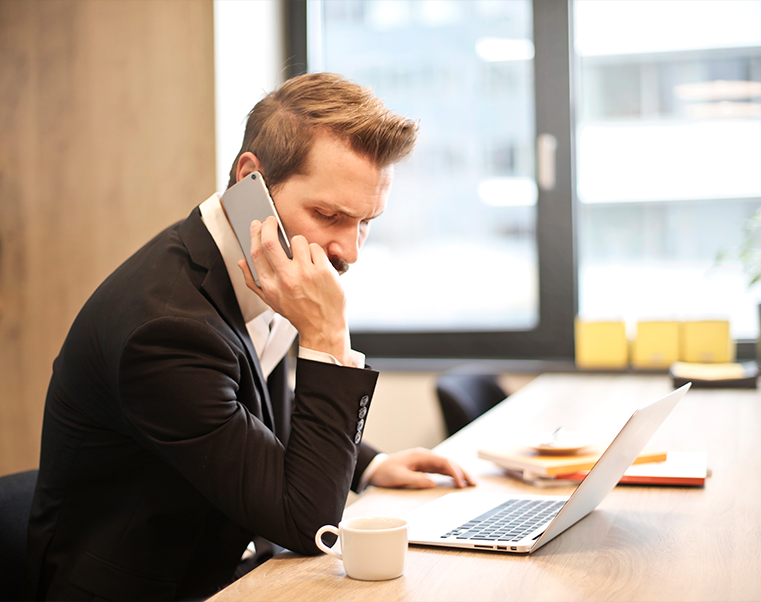
#> input picture team1.png, 761 x 602 px
$ python opencv6.py
#> lines starting #> are read from the running program, lines starting #| are printed output that depends on the picture
import cv2


#HUE = 0-180 , SETUARATION = 2-255 , VOLUME=0-255

img= cv2.imread("team1.png")
#> img is the input picture: shape (602, 761, 3); mean B, G, R 149, 161.5, 175.6

img_HSV= cv2.cvtColor(img, cv2.COLOR_BGR2HSV)
#> img_HSV: shape (602, 761, 3); mean H, S, V 30.5, 58.3, 178.5

cv2.imshow("hsv img", img_HSV)
cv2.imshow('hue chanel:', img_HSV[:,:,0])
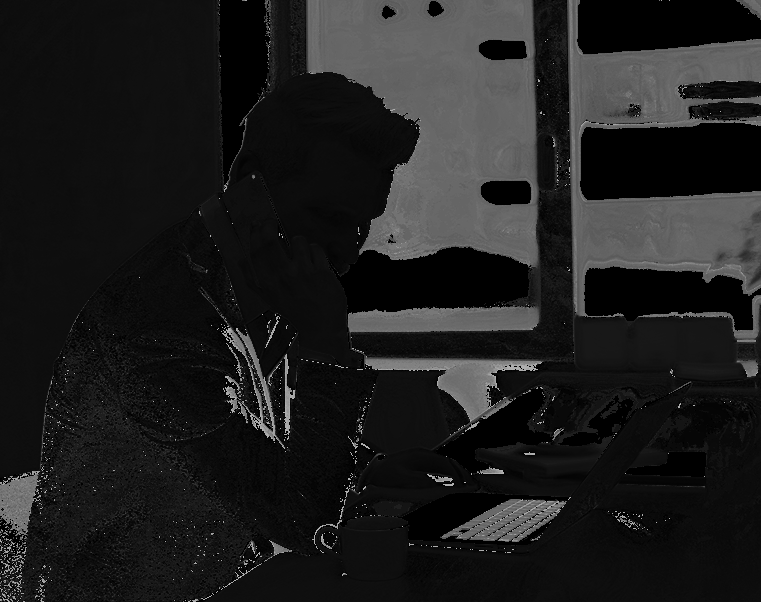
#> window 'hue chanel:': shape (602, 761); min 0, max 179, mean 30.5
cv2.imshow('saturationchanel:' ,img_HSV[:,:,1])
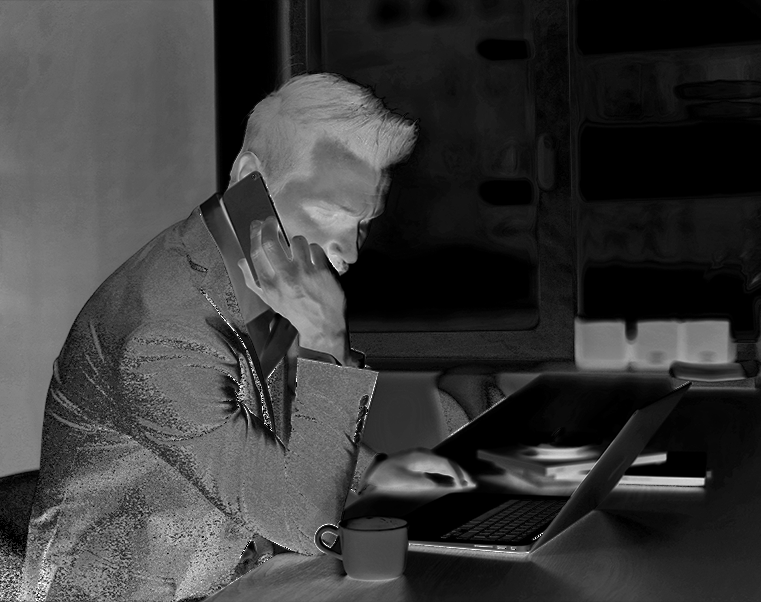
#> window 'saturationchanel:': shape (602, 761); min 0, max 255, mean 58.3
cv2.imshow(' volume chanel:',img_HSV[:,:,2])
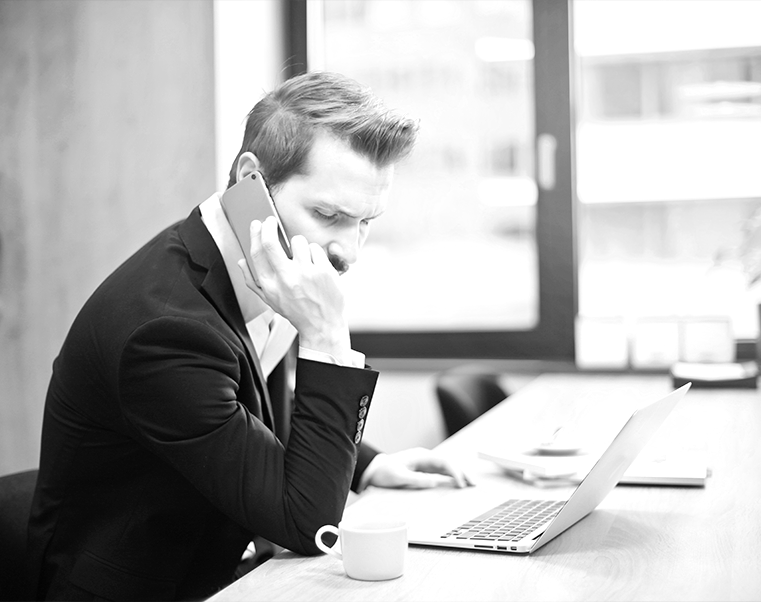
#> window ' volume chanel:': shape (602, 761); min 0, max 255, mean 178.5

cv2.waitKey(0)
cv2.destroyAllWindows()

$ run again, with f.jpg saved as team1.png
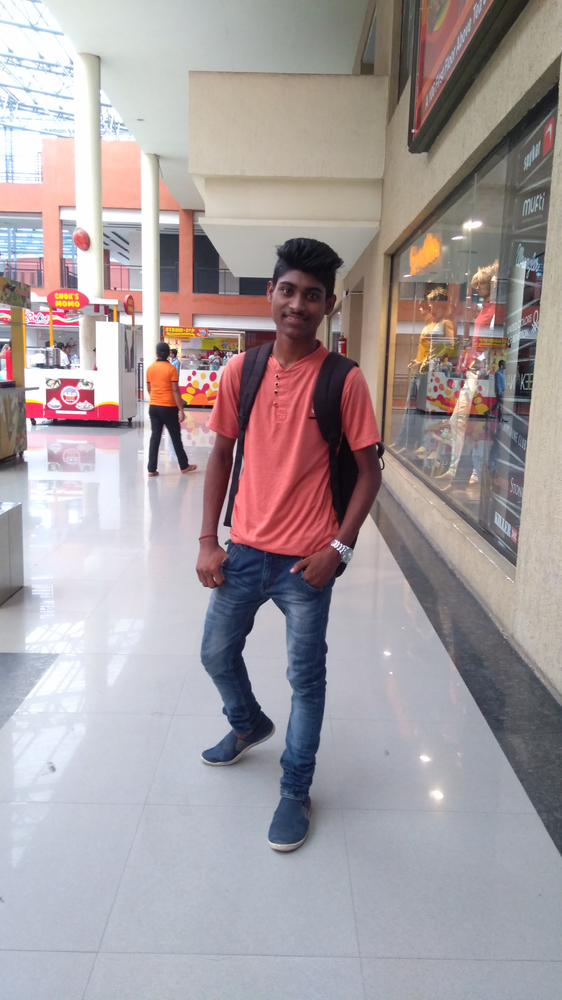
#> input picture f.jpg, 562 x 1000 px, shrunk from 2340 x 4160 before the run
#> img is the input picture: shape (1000, 562, 3); mean B, G, R 159, 156.6, 165.8
#> img_HSV: shape (1000, 562, 3); mean H, S, V 88.6, 40.5, 174.4
#> `cv2.imshow('saturationchanel:' ,img_HSV[:,:,1])`:
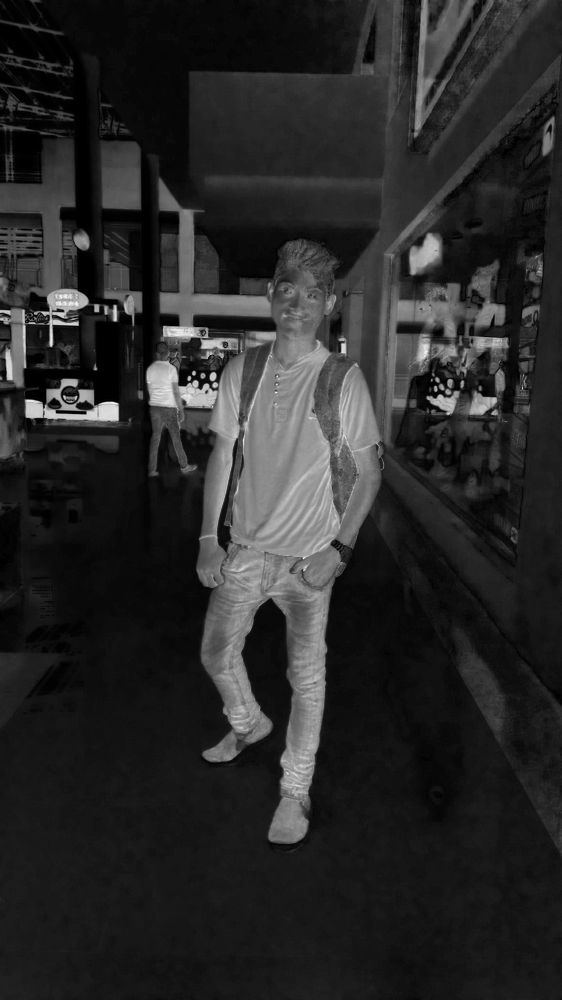
#> window 'saturationchanel:': shape (1000, 562); min 0, max 255, mean 40.5
#> `cv2.imshow(' volume chanel:',img_HSV[:,:,2])`:
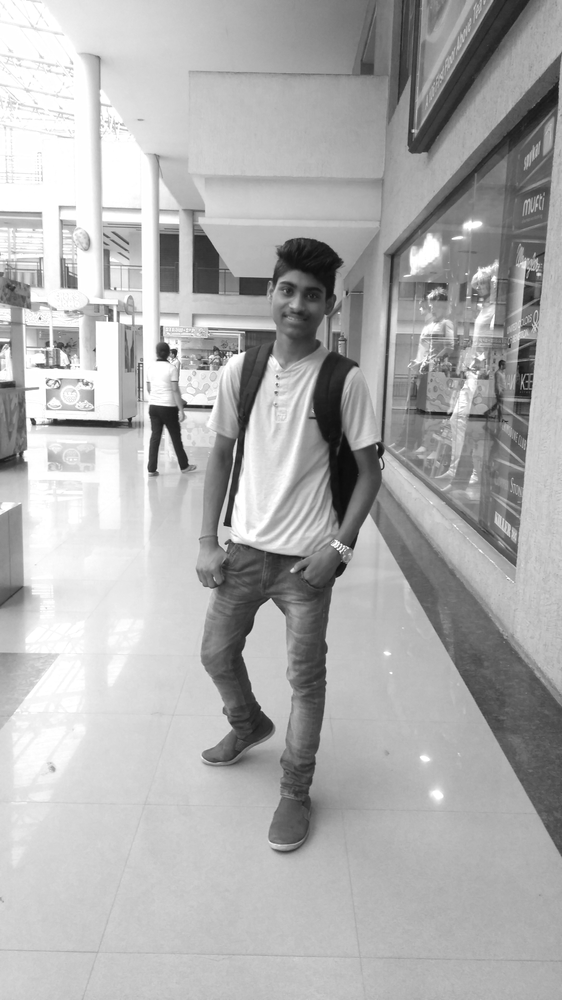
#> window ' volume chanel:': shape (1000, 562); min 10, max 255, mean 174.4
